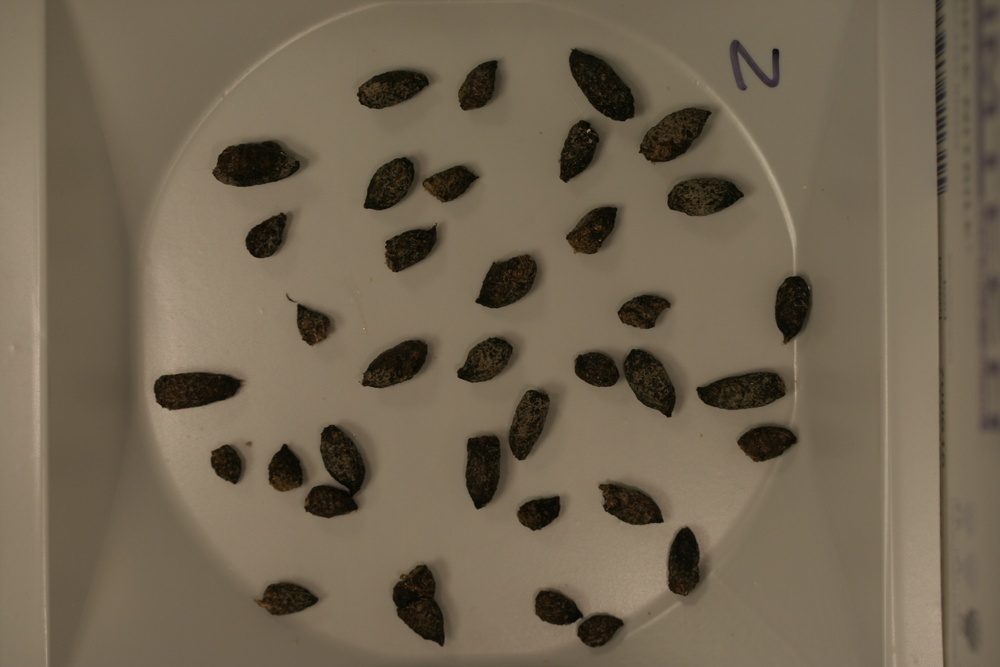
%> input picture Examples/Pellet/TestImages/_MG_0345.JPG, 1000 x 667 px, shrunk from 3456 x 2304 before the run
$ octave --eval "result = uh_processGray(imread('TestImages/_MG_0345.JPG'));"   (GNU Octave 9; MATLAB toolbox functions it lacks are replaced by stand-ins)
%> lines starting %> are read from the running program, lines starting %| are printed output that depends on the picture
function grayProcessed = uh_processGray(i_gray, i_kernalSize)

    if nargin <= 1
        i_kernalSize = 5;
    end;

    se = strel('disk', i_kernalSize);

    %______________________________________________
    %
    fe = imerode(i_gray, se);
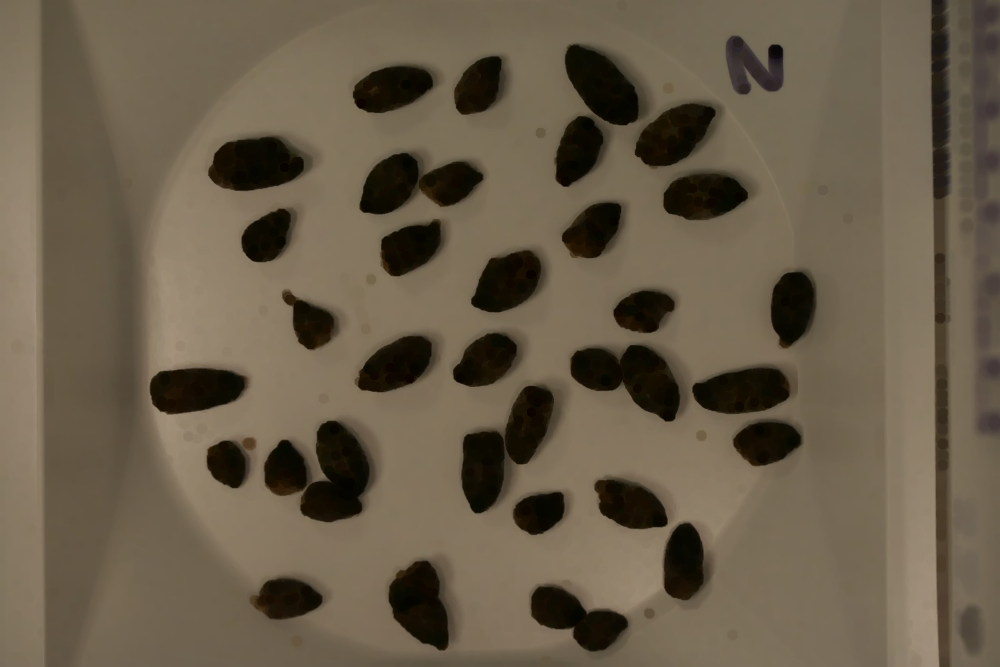
%> fe: size 667x1000x3 uint8; mean R, G, B 105.1, 92.9, 73.9
    fobr = imreconstruct(fe, i_gray);

    fobrc = imcomplement(fobr);
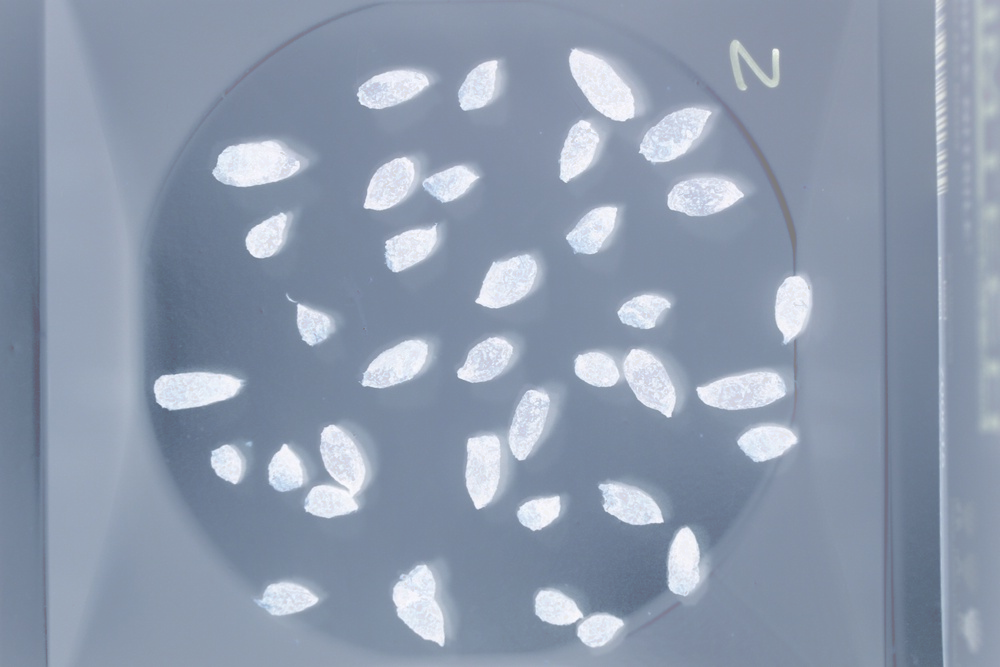
%> fobrc: size 667x1000x3 uint8; mean R, G, B 141.3, 153.9, 173.3
    fobrce = imerode(fobrc, se);
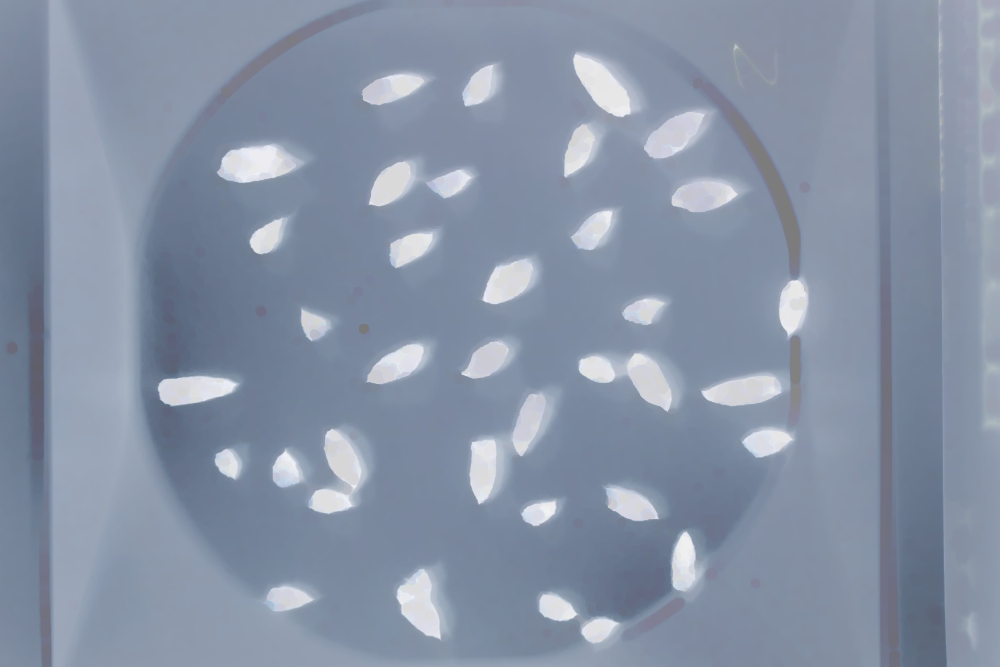
%> fobrce: size 667x1000x3 uint8; mean R, G, B 134.9, 146.8, 166
    grayProcessed = imreconstruct(fobrce, fobrc);
end

$ run again, on Examples/Pellet/TestImages/_MG_0347.JPG
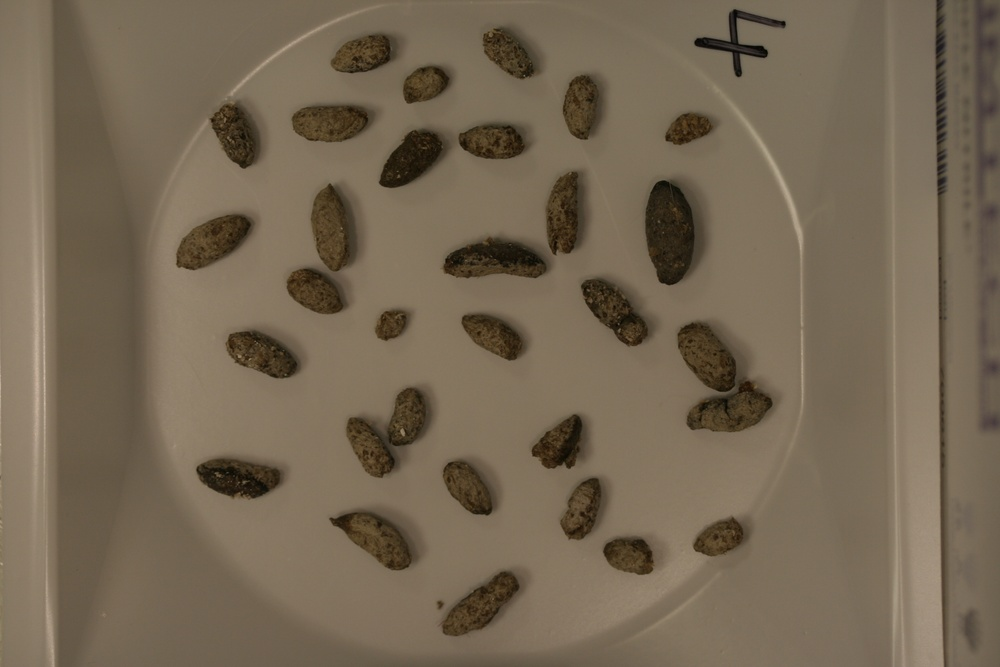
%> input picture Examples/Pellet/TestImages/_MG_0347.JPG, 1000 x 667 px, shrunk from 3456 x 2304 before the run
%> in uh_processGray, `fe = imerode(i_gray, se);`:
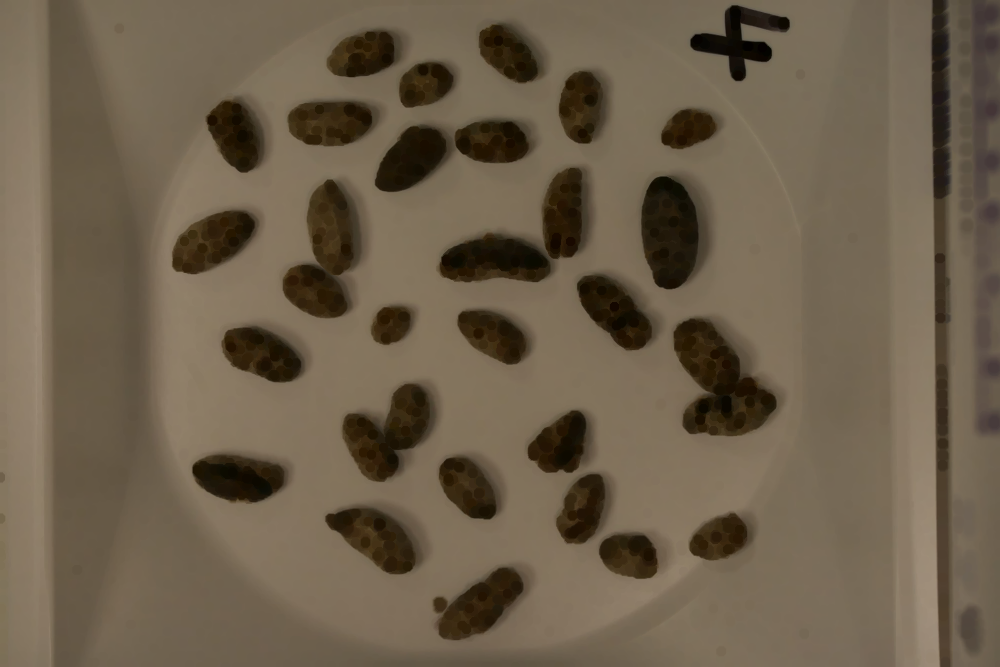
%> fe: size 667x1000x3 uint8; mean R, G, B 108.9, 95, 75.2
%> in uh_processGray, `fobrce = imerode(fobrc, se);`:
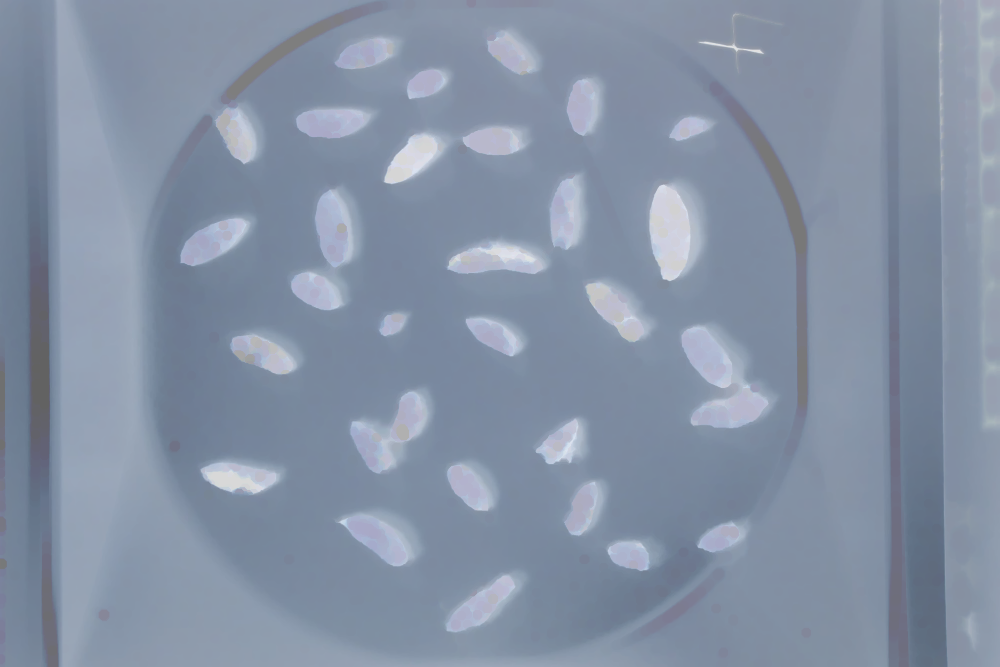
%> fobrce: size 667x1000x3 uint8; mean R, G, B 132.9, 145.6, 165.2

$ run again, on Examples/Pellet/TestImages/_MG_0368.JPG
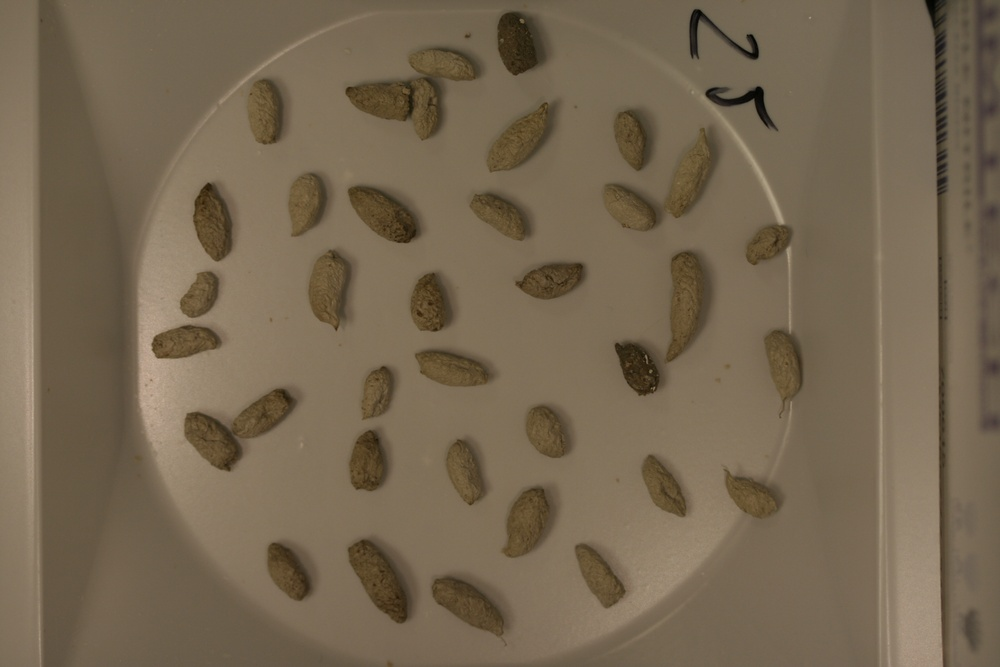
%> input picture Examples/Pellet/TestImages/_MG_0368.JPG, 1000 x 667 px, shrunk from 3456 x 2304 before the run
%> in uh_processGray, `fe = imerode(i_gray, se);`:
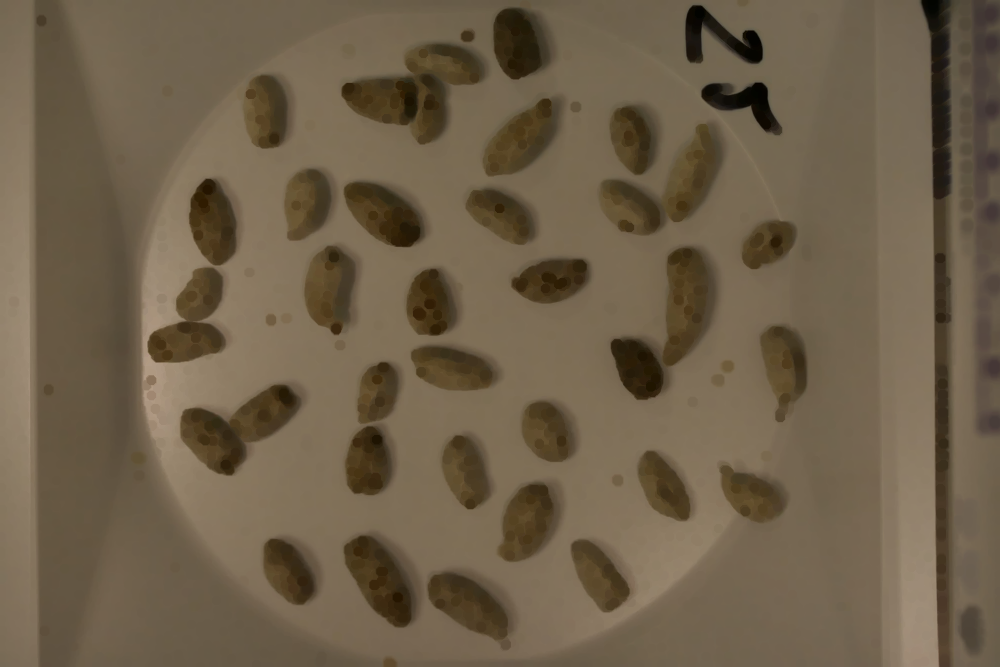
%> fe: size 667x1000x3 uint8; mean R, G, B 110.5, 95.6, 73.7
%> in uh_processGray, `fobrce = imerode(fobrc, se);`:
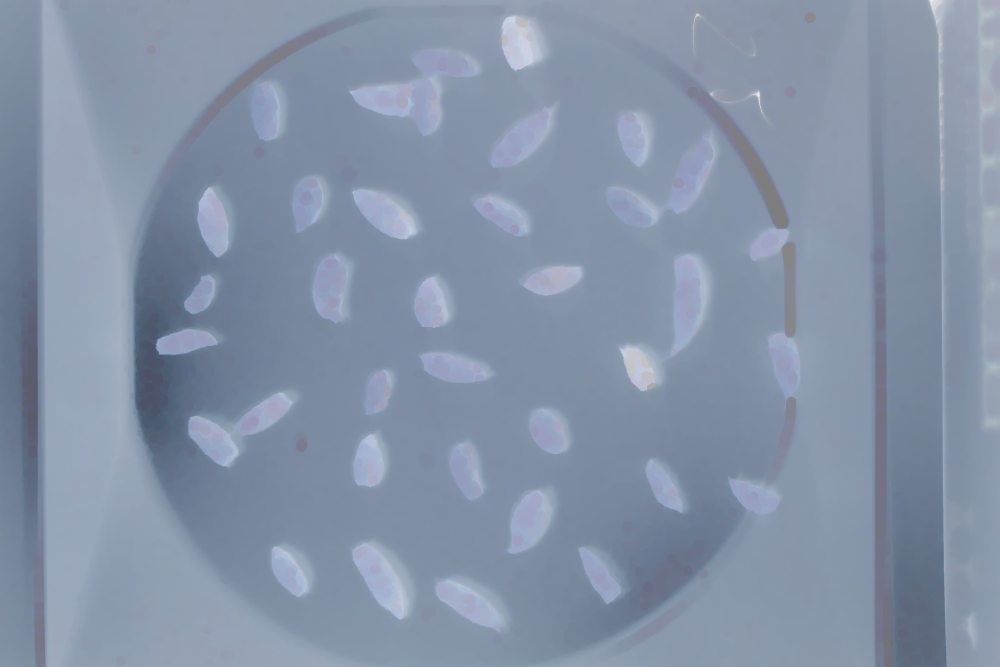
%> fobrce: size 667x1000x3 uint8; mean R, G, B 133, 146.6, 168.2
